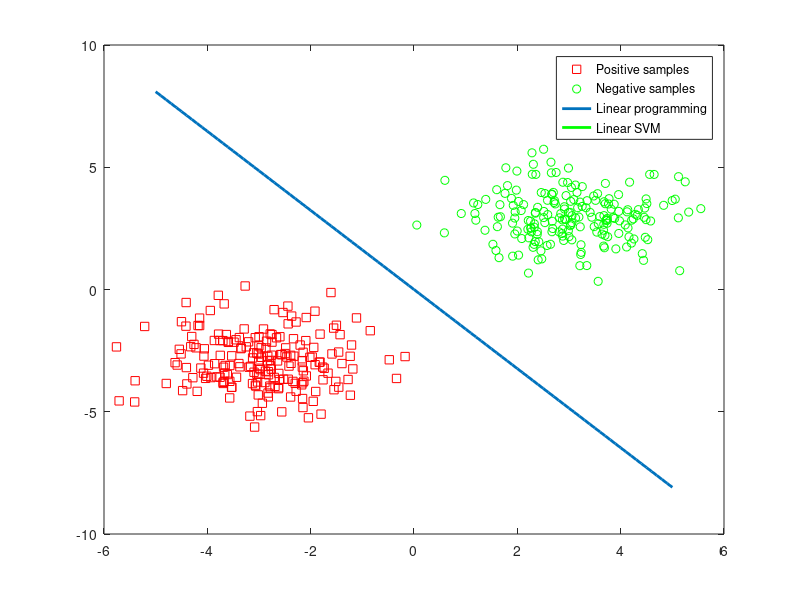

Recreate this plot in MATLAB.
%
% Liscense Notification 2013
%
% Redistributions in source and binary forms, with or without
% modification, are totally FREE provided that you keep this keep this
% notification
%
%  Descritption: This package demonstrates how to use the logistic
%  regression for classfication of 2D data.
%  Author:  Ranch Lai (ranchlai@hotmail.com)
%  Release date: Aug 17, 2013
%/
%%
clc;
clear;
close all;
%% generate random data
shift = 3;
n = 200;
m=200;
d = 2;
sigma = 1;
x = randn(d,n)-shift;
y = randn(d,m)*sigma+shift;
%%
%show the data
figure;
plot(x(1,:),x(2,:),'rs');
hold on;
plot(y(1,:),y(2,:),'go');
%title('2d training data');
legend('Positive samples','Negative samples');
%%
%training..
for i=1:n
    A(i,:) = [-x(:,i)',-1];
end
for i=1:m
    A(i+n,:) = [y(:,i)',1];
end
c = ones(n+m,1)*(-1);
w = linprog(zeros(d+1,1),A,c);
hold on;
%% visualize the classification aera
x1 = -shift-2:0.1:shift+2*sigma;
y1 = (-w(3)-w(1)*x1)/w(2);
plot(x1,y1,'-','LineWidth',2);
legend('Positive samples','Negative samples','Linear programming');
 

%% svm
H = eye(d+1);
H(d+1,d+1) = 0;
w = quadprog(H,zeros(d+1,1),A,c);
hold on;
x1 = -shift-2:0.1:shift+2*sigma;
y1 = (-w(3)-w(1)*x1)/w(2);
plot(x1,y1,'g-','LineWidth',2);
y1 = (-1-w(3)-w(1)*x1)/w(2);
plot(x1,y1,'g-','LineWidth',2);
y1 = (1-w(3)-w(1)*x1)/w(2);
plot(x1,y1,'g-','LineWidth',2);
legend('Positive samples','Negative samples','Linear programming','Linear SVM');
        
        




